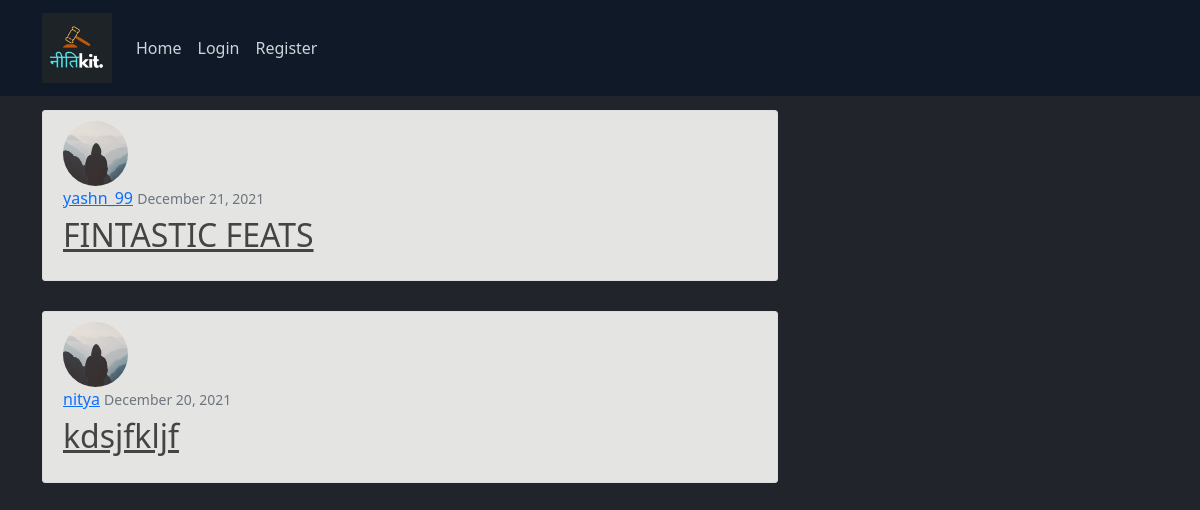
The page /blog/ on the database as committed earlier.
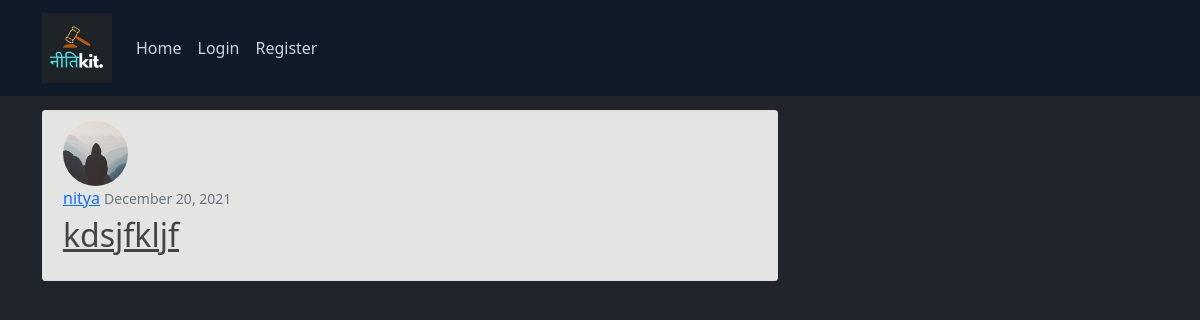
The same page on the database as committed later.
### blog/models.py (models this page shows, shortened)
class Post(models.Model):
    title = models.CharField(max_length=100)
    current = models.TextField()
    date_posted = models.DateTimeField(default=timezone.now)
    author = models.ForeignKey(User, on_delete=models.CASCADE)

### users/models.py (models this page shows, shortened)
class Profile(models.Model):
    user = models.OneToOneField(User, on_delete=models.CASCADE)
    image = models.ImageField(default='default.jpg', upload_to='profile_pics')

### blog/views.py (the view)
# urls.py: path('', PostListView.as_view(), name="blog-home"),
class PostListView(ListView):
    model = Post
    template_name = 'blog/home.html'
    context_object_name = 'posts'
    ordering = ['-date_posted']
    paginate_by = 5

### blog/templates/blog/home.html (shortened to what this page needs)
{% extends "blog/base.html" %} {% block content %} {% for post in posts %}
<article class="media content-section">
  <img
    class="rounded-circle article-img"
    src="{{ post.author.profile.image.url }}"
  />
  <div class="media-body">
    <div class="article-metadata">
      <a class="mr-2" href="{% url 'user-posts' post.author.username %}"
        >{{ post.author }}</a
      >
      <small class="text-muted">{{ post.date_posted|date:"F d, Y" }}</small>
    </div>
    <h2>
      <a class="article-title" href="{% url 'post-detail' post.id %}"
        >{{ post.title }}</a
      >
    </h2>
  </div>
</article>
{% endfor %} {% endblock content %}

### blog/templates/blog/base.html (shortened to what this page needs)
{% load static %}
<!DOCTYPE html>
<html lang="en">
  <head>
    <link
      href="https://cdn.jsdelivr.net/npm/bootstrap@5.1.1/dist/css/bootstrap.min.css"
      rel="stylesheet"
    />
    <link rel="stylesheet" href="../../static/blog/main.css" />
  </head>
  <body>
    <header class="site-header">
      <nav
        class="navbar navbar-expand-md navbar-dark bg-steel fixed-top nav_bar"
      >
        <div class="container">
          <a class="navbar-brand mr-4" href="{% url 'blog-landing' %}">
            <img
              src="../../../media/logo_neetikit.jpg"
              alt="welcome to neetikit"
              class="logo"
          /></a>
          <div class="collapse navbar-collapse" id="navbarToggle">
            <div class="navbar-nav mr-auto">
              <a class="nav-item nav-link" href="{% url 'blog-home'%}">Home</a>
            </div>
            <div class="navbar-nav">
              {% if user.is_authenticated %}
              <a class="nav-item nav-link" href="{% url 'post-create'%}"
                >New Post</a
              >
              <a class="nav-item nav-link" href="{% url 'profile'%}">Profile</a>
              <a class="nav-item nav-link" href="{% url 'logout'%}">Logout</a>
              {% else %}
              <a class="nav-item nav-link" href="{% url  'login' %}">Login</a>
              <a class="nav-item nav-link" href="{% url  'register' %}"
                >Register</a
              >
              {% endif %}
            </div>
          </div>
        </div>
      </nav>
    </header>
    <main role="main" class="container">
      <div class="row">
        <div class="col-md-8">
           {% block content %}{% endblock %}
        </div>
      </div>
    </main>
  </body>
</html>

### blog/static/blog/main.css (style rules this page uses)
body { background-color: #20232a; color: #333333; margin-top: 5rem; }
h1, h2, h3, h4, h5, h6 { color: #444444; }
.bg-steel { background-color: #5f788a; }
.site-header .navbar-nav .nav-link { color: #cbd5db; }
.content-section { background: #ffffff; padding: 10px 20px; border: 1px solid #dddddd; border-radius: 3px; margin-bottom: 20px; }
.article-title { color: #444444; }
.article-img { height: 65px; width: 65px; margin-right: 16px; }
.article-metadata { padding-bottom: 1px; margin-bottom: 4px; border-bottom: 1px solid #e3e3e3; }
.nav_bar { background-color: #101927; }
.logo { width: 70px; height: 70px; }

### blog/templates/blog/base.html (style rules this page uses)
.nav_bar { background-color: #101927; }
.logo { width: auto; height: 70px; }
body { background-color: #21242b; }

### blog/templates/blog/home.html (style rules this page uses)
.media { background-color: #e4e4e3; margin-top: 30px; }

Rows that differ between the two databases and show on the page:
removed Post: author.profile.image (placeholder picture), author "yashn_99", date_posted "December 21, 2021", title "FINTASTIC FEATS"
